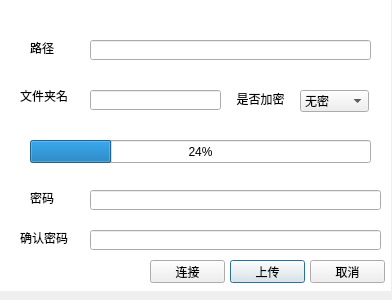
<?xml version="1.0" encoding="UTF-8"?>
<ui version="4.0">
 <class>FileDialog</class>
 <widget class="QDialog" name="FileDialog">
  <property name="geometry">
   <rect>
    <x>0</x>
    <y>0</y>
    <width>392</width>
    <height>300</height>
   </rect>
  </property>
  <property name="windowTitle">
   <string>Dialog</string>
  </property>
  <widget class="QLabel" name="Backgroundlabel">
   <property name="geometry">
    <rect>
     <x>0</x>
     <y>0</y>
     <width>391</width>
     <height>291</height>
    </rect>
   </property>
   <property name="styleSheet">
    <string notr="true">background-color: rgb(255, 255, 255);</string>
   </property>
   <property name="text">
    <string/>
   </property>
  </widget>
  <widget class="QLabel" name="Roadlabel">
   <property name="geometry">
    <rect>
     <x>30</x>
     <y>40</y>
     <width>31</width>
     <height>16</height>
    </rect>
   </property>
   <property name="text">
    <string>路径</string>
   </property>
  </widget>
  <widget class="QLabel" name="Namelabel">
   <property name="geometry">
    <rect>
     <x>20</x>
     <y>90</y>
     <width>54</width>
     <height>12</height>
    </rect>
   </property>
   <property name="text">
    <string>文件夹名</string>
   </property>
  </widget>
  <widget class="QLineEdit" name="RoadlineEdit">
   <property name="geometry">
    <rect>
     <x>90</x>
     <y>40</y>
     <width>281</width>
     <height>20</height>
    </rect>
   </property>
  </widget>
  <widget class="QLineEdit" name="NamelineEdit">
   <property name="geometry">
    <rect>
     <x>90</x>
     <y>90</y>
     <width>131</width>
     <height>20</height>
    </rect>
   </property>
  </widget>
  <widget class="QComboBox" name="cryptcomboBox">
   <property name="geometry">
    <rect>
     <x>300</x>
     <y>90</y>
     <width>69</width>
     <height>22</height>
    </rect>
   </property>
   <item>
    <property name="text">
     <string>无密</string>
    </property>
   </item>
   <item>
    <property name="text">
     <string>加密</string>
    </property>
   </item>
  </widget>
  <widget class="QPushButton" name="OkButton">
   <property name="geometry">
    <rect>
     <x>230</x>
     <y>260</y>
     <width>75</width>
     <height>23</height>
    </rect>
   </property>
   <property name="text">
    <string>上传</string>
   </property>
  </widget>
  <widget class="QPushButton" name="exitButton">
   <property name="geometry">
    <rect>
     <x>310</x>
     <y>260</y>
     <width>75</width>
     <height>23</height>
    </rect>
   </property>
   <property name="text">
    <string>取消</string>
   </property>
  </widget>
  <widget class="QLabel" name="Keylabel">
   <property name="geometry">
    <rect>
     <x>30</x>
     <y>190</y>
     <width>31</width>
     <height>16</height>
    </rect>
   </property>
   <property name="text">
    <string>密码</string>
   </property>
  </widget>
  <widget class="QLabel" name="ReKeylabel">
   <property name="geometry">
    <rect>
     <x>20</x>
     <y>230</y>
     <width>51</width>
     <height>16</height>
    </rect>
   </property>
   <property name="text">
    <string>确认密码</string>
   </property>
  </widget>
  <widget class="QLineEdit" name="KeylineEdit">
   <property name="geometry">
    <rect>
     <x>90</x>
     <y>190</y>
     <width>291</width>
     <height>20</height>
    </rect>
   </property>
  </widget>
  <widget class="QLineEdit" name="ReKeylineEdit">
   <property name="geometry">
    <rect>
     <x>90</x>
     <y>230</y>
     <width>291</width>
     <height>20</height>
    </rect>
   </property>
  </widget>
  <widget class="QProgressBar" name="clientprogressBar">
   <property name="geometry">
    <rect>
     <x>30</x>
     <y>140</y>
     <width>341</width>
     <height>23</height>
    </rect>
   </property>
   <property name="value">
    <number>24</number>
   </property>
  </widget>
  <widget class="QLabel" name="clientStatusLabel">
   <property name="geometry">
    <rect>
     <x>230</x>
     <y>90</y>
     <width>61</width>
     <height>16</height>
    </rect>
   </property>
   <property name="text">
    <string>&lt;html&gt;&lt;head/&gt;&lt;body&gt;&lt;p align=&quot;center&quot;&gt;是否加密&lt;/p&gt;&lt;/body&gt;&lt;/html&gt;</string>
   </property>
  </widget>
  <widget class="QPushButton" name="ConnectpushButton">
   <property name="geometry">
    <rect>
     <x>150</x>
     <y>260</y>
     <width>75</width>
     <height>23</height>
    </rect>
   </property>
   <property name="text">
    <string>连接</string>
   </property>
  </widget>
 </widget>
 <resources/>
 <connections/>
</ui>
